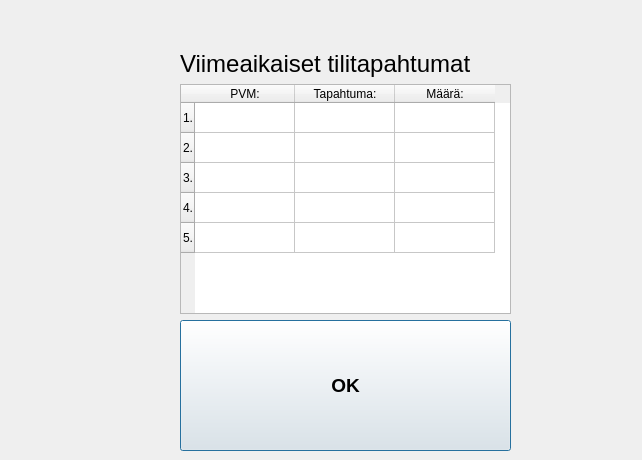
<?xml version="1.0" encoding="UTF-8"?>
<ui version="4.0">
 <class>tilitapahtumat</class>
 <widget class="QDialog" name="tilitapahtumat">
  <property name="geometry">
   <rect>
    <x>0</x>
    <y>0</y>
    <width>642</width>
    <height>460</height>
   </rect>
  </property>
  <property name="windowTitle">
   <string>Dialog</string>
  </property>
  <widget class="QWidget" name="">
   <property name="geometry">
    <rect>
     <x>180</x>
     <y>50</y>
     <width>331</width>
     <height>401</height>
    </rect>
   </property>
   <layout class="QVBoxLayout" name="verticalLayout">
    <item>
     <widget class="QLabel" name="labelOtsikko">
      <property name="font">
       <font>
        <pointsize>18</pointsize>
       </font>
      </property>
      <property name="text">
       <string>Viimeaikaiset tilitapahtumat</string>
      </property>
     </widget>
    </item>
    <item>
     <widget class="QTableWidget" name="tableWidget">
      <row>
       <property name="text">
        <string>1.</string>
       </property>
      </row>
      <row>
       <property name="text">
        <string>2.</string>
       </property>
      </row>
      <row>
       <property name="text">
        <string>3.</string>
       </property>
      </row>
      <row>
       <property name="text">
        <string>4.</string>
       </property>
      </row>
      <row>
       <property name="text">
        <string>5.</string>
       </property>
      </row>
      <column>
       <property name="text">
        <string>PVM:</string>
       </property>
      </column>
      <column>
       <property name="text">
        <string>Tapahtuma:</string>
       </property>
      </column>
      <column>
       <property name="text">
        <string>Määrä:</string>
       </property>
      </column>
     </widget>
    </item>
    <item>
     <widget class="QPushButton" name="pushButton">
      <property name="sizePolicy">
       <sizepolicy hsizetype="Minimum" vsizetype="Minimum">
        <horstretch>0</horstretch>
        <verstretch>0</verstretch>
       </sizepolicy>
      </property>
      <property name="minimumSize">
       <size>
        <width>291</width>
        <height>131</height>
       </size>
      </property>
      <property name="font">
       <font>
        <pointsize>14</pointsize>
        <weight>75</weight>
        <bold>true</bold>
       </font>
      </property>
      <property name="text">
       <string>OK</string>
      </property>
     </widget>
    </item>
   </layout>
  </widget>
 </widget>
 <resources/>
 <connections/>
</ui>
